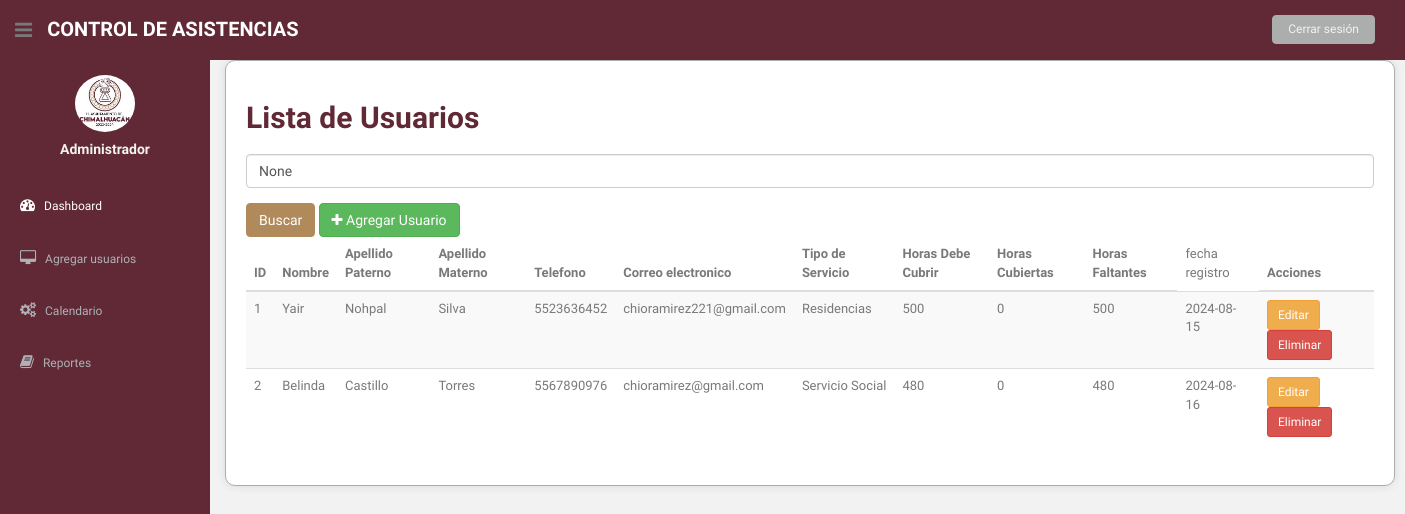
The app's page /lista_usuarios/ (signed in), older data.
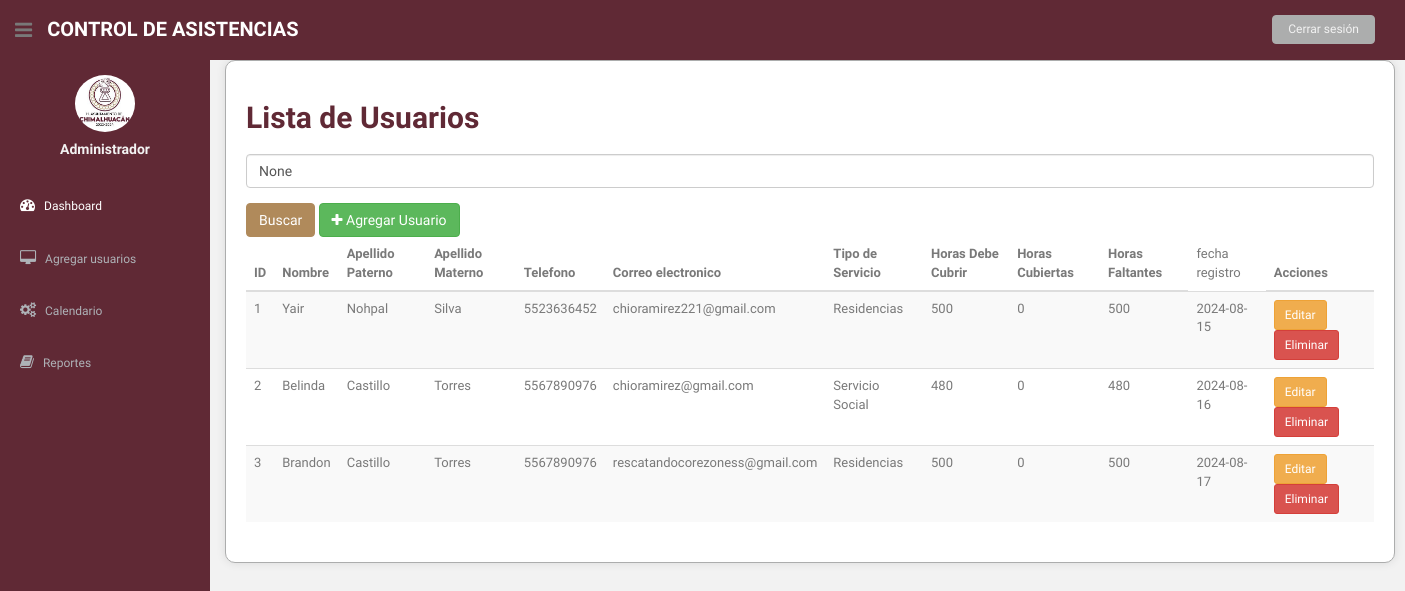
The same page, newer data.
### asistencia/models.py (models this page shows, shortened)
class Usuario(models.Model):
    nombre = models.CharField(max_length=100)
    apellido_paterno = models.CharField(max_length=100)
    apellido_materno = models.CharField(max_length=100)
    telefono = models.CharField(max_length=10)
    correo_electronico = models.EmailField(unique=True)
    fecha_registro = models.DateField(auto_now_add=True)
    user = models.OneToOneField(User, on_delete=models.CASCADE, null=True, blank=True)
    OPCIONES_SERVICIO = [
        ('SS', 'Servicio Social'),
        ('R', 'Residencias'),
    ]
    tipo_servicio = models.CharField(max_length=2, choices=OPCIONES_SERVICIO)
    horas_realizadas = models.IntegerField(default=0)  # Se actualizará según las horas realizadas
    horas_requeridas = models.IntegerField()  # Horas requeridas para el servicio

### asistencia/views.py (the view)
# urls.py: path('lista_usuarios/', views.lista_usuarios, name='lista_usuarios'),
@login_required
def lista_usuarios(request):
    usuarios = Usuario.objects.all()
    query = request.GET.get('q')
    if query:
        usuarios = usuarios.filter(nombre__icontains=query)
    for usuario in usuarios:
        try:
            horas_realizadas = 0
            asistencias = Asistencia.objects.filter(usuario=usuario, fecha_salida__isnull=False)
            for asistencia in asistencias:
                if asistencia.fecha_salida and asistencia.fecha_entrada:
                    delta = asistencia.fecha_salida - asistencia.fecha_entrada
                    horas_realizadas += delta.total_seconds() / 3600
            usuario.horas_realizadas = horas_realizadas
            usuario.horas_faltantes = usuario.horas_requeridas - horas_realizadas
        except Exception as e:
            print(f"Error al calcular horas para {usuario}: {e}")
            usuario.horas_realizadas = 0
            usuario.horas_faltantes = usuario.horas_requeridas
    return render(request, 'lista_usuarios.html', {'usuarios': usuarios, 'query': query})

### asistencia/templates/lista_usuarios.html (shortened to what this page needs)
{% load static %}
<!DOCTYPE html>
<html lang="en">
<head>
  <link href="{% static 'css/bootstrap.css' %}" rel="stylesheet">
  <link href="{% static 'font-awesome/css/font-awesome.css' %}" rel="stylesheet" />
  <link rel="stylesheet" type="text/css" href="{% static 'css/zabuto_calendar.css' %}">
  <link rel="stylesheet" type="text/css" href="{% static 'js/gritter/css/jquery.gritter.css' %}" />
  <link rel="stylesheet" type="text/css" href="{% static 'lineicons/style.css' %}">
  <link href="{% static 'css/style.css' %}" rel="stylesheet">
  <link href="{% static 'css/style-responsive.css' %}" rel="stylesheet">
</head>
<body>
  <section id="container">
    {% include 'general/menu.html' %}
    <section id="main-content">
      <section class="wrapper">
        <div class="container">
          <h2>Lista de Usuarios</h2>
          <form method="get" action="{% url 'lista_usuarios' %}">
            <div class="form-group">
              <input type="text" name="q" class="form-control" placeholder="Buscar por nombre" value="{{ query }}">
            </div>
            <button type="submit" class="btn btn-primary">Buscar</button>
            <a href="{% url 'agregar_usuario' %}" class="btn btn-success"><i class="fa fa-plus"></i> Agregar Usuario</a>
          </form>
          <div class="table-responsive">
            <table class="table table-striped">
              <thead>
                <tr>
                  <th>ID</th>
                  <th>Nombre</th>
                  <th>Apellido Paterno</th>
                  <th>Apellido Materno</th>
                  <th>Telefono</th>
                  <th>Correo electronico</th>
                  <th>Tipo de Servicio</th>
                  <th>Horas Debe Cubrir</th>
                  <th>Horas Cubiertas</th>
                  <th>Horas Faltantes</th>
                  <td>fecha registro</td>
                  <th>Acciones</th>
                </tr>
              </thead>
              <tbody>
                {% for usuario in usuarios %}
                <tr>
                  <td>{{ usuario.id }}</td>
                  <td>{{ usuario.nombre }}</td>
                  <td>{{ usuario.apellido_paterno }}</td>
                  <td>{{ usuario.apellido_materno }}</td>
                  <td>{{ usuario.telefono }}</td>
                  <td>{{ usuario.correo_electronico }}</td>
                  <td>{{ usuario.get_tipo_servicio_display }}</td>
                  <td>{{ usuario.horas_requeridas }}</td>
                  <td>{{ usuario.horas_realizadas }}</td>
                  <td>{{ usuario.horas_faltantes }}</td>
                  <td>{{ usuario.fecha_registro }}</td>
                  <td>
                    <a href="{% url 'editar_usuario' usuario.pk %}" class="btn btn-warning btn-sm">Editar</a>
                    <a href="{% url 'eliminar_usuario' usuario.pk %}" class="btn btn-danger btn-sm">Eliminar</a>
                  </td>
                </tr>
                {% endfor %}
              </tbody>
            </table>
          </div>
        </div>
      </section>
    </section>
  </section>
</body>
</html>

### asistencia/templates/general/menu.html (shortened to what this page needs)
{% load static%}
    <header class="header black-bg">
        <div class="sidebar-toggle-box">
          <div class="fa fa-bars tooltips" data-placement="right" data-original-title="Toggle Navigation"></div>
        </div>
        <a href="{% url 'admin_dashboard' %}" class="logo"><b>Control de Asistencias</b></a>
        <div class="top-menu">
          <ul class="nav pull-right top-menu">
            <li><a class="logout" href="{% url 'login' %}">Cerrar sesión</a></li>
          </ul>
        </div>
      </header>
      <aside>
        <div id="sidebar"  class="nav-collapse ">
            <ul class="sidebar-menu" id="nav-accordion">
                <p class="centered"><a href="profile.html"><img src="{% static '/img/LOGO.jpg' %}" class="img-circle" width="60"></a></p>
                <h5 class="centered">Administrador</h5>
                <li class="mt">
                    <a class="active" href="index.html">
                        <i class="fa fa-dashboard"></i>
                        <span>Dashboard</span>
                    </a>
                </li>
                <li class="sub-menu">
                    <a href="javascript:;" >
                        <i class="fa fa-desktop"></i>
                        <span>Agregar usuarios</span>
                    </a>
                </li>
                <li class="sub-menu">
                    <a href="javascript:;" >
                        <i class="fa fa-cogs"></i>
                        <span>Calendario</span>
                    </a>
                </li>
                <li class="sub-menu">
                    <a href="javascript:;" >
                        <i class="fa fa-book"></i>
                        <span>Reportes</span>
                    </a>
                </li>
            </ul>
        </div>
    </aside>

### asistencia/static/css/style.css (style rules this page uses)
body { color: #797979; background: #f2f2f2; font-family: 'Ruda', sans-serif; padding: 0px !important; margin: 0px !important; font-size:13px; }
ul li { list-style: none; }
a, a:hover, a:focus { text-decoration: none; outline: none; }
#container { width: 100%; height: 100%; }
.centered { text-align: center; }
.mt { margin-top: 25px; }
ul.top-menu > li > .logout { color: #f2f2f2; font-size: 12px; border-radius: 4px; -webkit-border-radius: 4px; border: 1px solid #ACADAD !important; padding: 5px 15px; margin-right: 15px; background: #ACADAD; margin-top: 15px; }
#sidebar { width: 210px; height: 100%; position: fixed; background: #602935; }
#sidebar h5 { color: #f2f2f2; font-weight: 700; }
#sidebar ul li { position: relative; }
ul.sidebar-menu , ul.sidebar-menu li ul.sub { margin: -2px 0 0; padding: 0; }
ul.sidebar-menu { margin-top: 75px; }
ul.sidebar-menu li { margin-bottom: 5px; margin-left:10px; margin-right:10px; }
ul.sidebar-menu li.sub-menu { line-height: 15px; }
ul.sidebar-menu li a span { display: inline-block; }
ul.sidebar-menu li a { color: #aeb2b7; text-decoration: none; display: block; padding: 15px 0 15px 10px; font-size: 12px; outline: none; -webkit-transition: all 0.3s ease; -moz-transition: all 0.3s ease; -o-transition: all 0.3s ease; -ms-transition: all 0.3s ease; transition: all 0.3s ease; }
ul.sidebar-menu li a.active, ul.sidebar-menu li a:hover, ul.sidebar-menu li a:focus { background: #602935; color: #fff; display: block; -webkit-transition: all 0.3s ease; -moz-transition: all 0.3s ease; -o-transition: all 0.3s ease; -ms-transition: all 0.3s ease; transition: all 0.3s ease; }
ul.sidebar-menu li a i { font-size: 15px; padding-right: 6px; }
ul.sidebar-menu li a.active i { color: #fff; }
#main-content { margin-left: 210px; }
.header, .footer { min-height: 60px; padding: 0 15px; }
.header { position: fixed; left: 0; right: 0; z-index: 1002; }
.black-bg { background: #602935; border-bottom: 1px solid #602935; }
.wrapper { display: inline-block; margin-top: 60px; padding-left: 15px; padding-right: 15px; padding-bottom: 15px; padding-top: 0px; width: 100%; }
a.logo { font-size: 20px; color: #ffffff; float: left; margin-top: 15px; text-transform: uppercase; }
a.logo b { font-weight: 900; }
#top_menu .nav > li, ul.top-menu > li { float: left; }
ul.top-menu > li > a { color: #666666; font-size: 16px; border-radius: 4px; -webkit-border-radius: 4px; border:1px solid #666666 !important; padding: 2px 6px; margin-right: 15px; }
.sidebar-toggle-box { float: left; padding-right: 15px; margin-top: 20px; }
.sidebar-toggle-box .fa-bars { cursor: pointer; display: inline-block; font-size: 20px; }

### asistencia/templates/lista_usuarios.html (style rules this page uses)
.container { background-color: #ffffff; border: 1px solid #ACADAD; padding: 20px; border-radius: 10px; box-shadow: 0px 0px 10px rgba(0, 0, 0, 0.1); }
.container h2 { color: #602935; font-weight: bold; }
.container form { margin-top: 20px; }
.container .btn-primary { background-color: #B08A5B; border-color: #B08A5B; }

Row changes from the older to the newer data that the page shows:
added Usuario: id "3", nombre "Brandon", apellido_paterno "Castillo", apellido_materno "Torres", telefono "5567890976", correo_electronico "rescatandocorezoness@gmail.com", tipo_servicio "Residencias", horas_requeridas "500", horas_realizadas "0", horas_faltantes "500", fecha_registro "2024-08-17"
